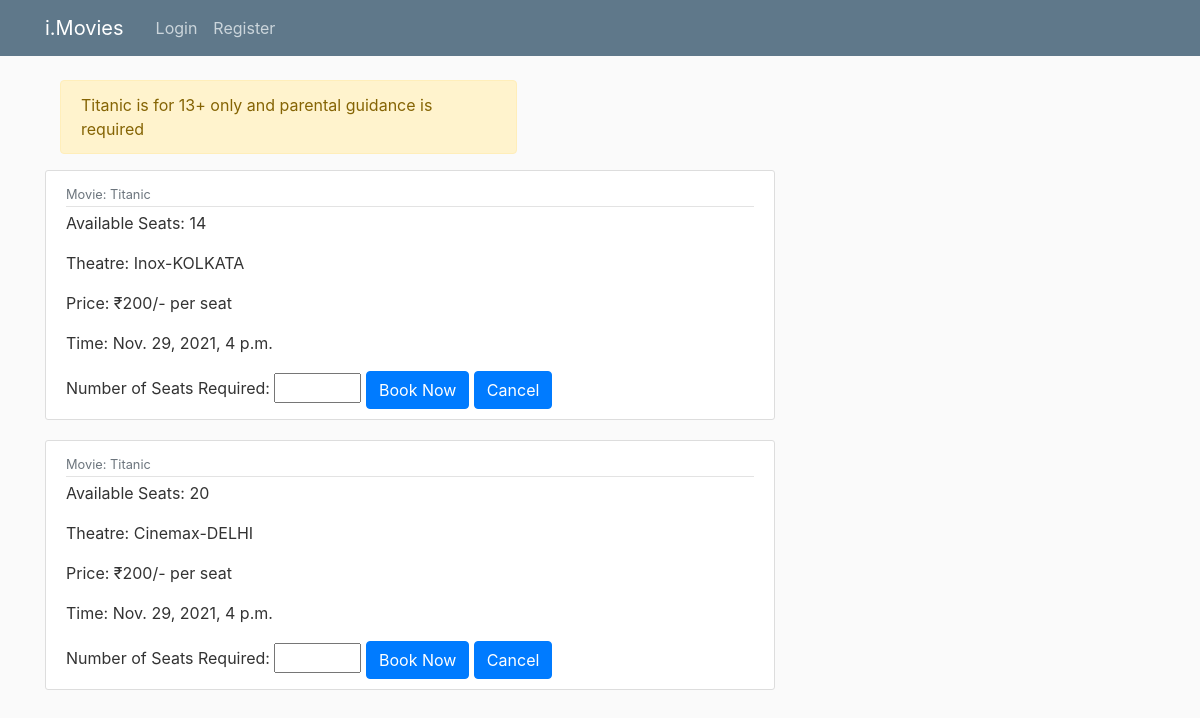
Before: /screening/Titanic/ with the older database file.
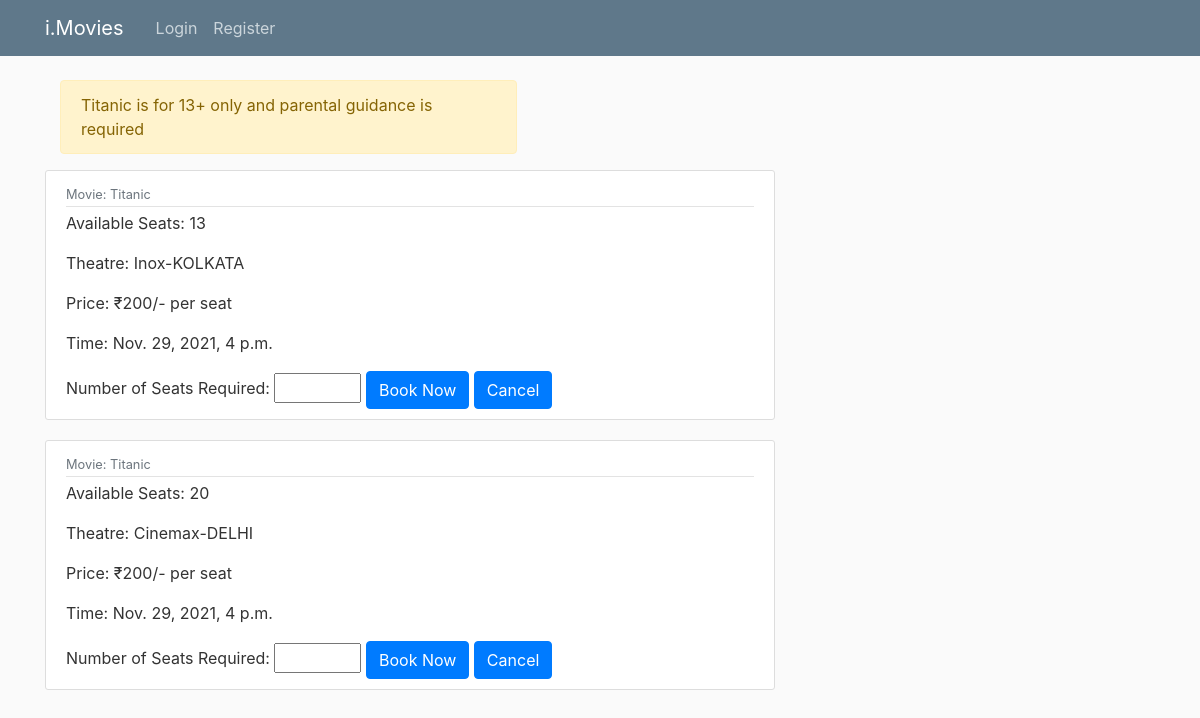
After: the same page with the newer database file.
### movies/models.py (models this page shows, shortened)
class Screening(models.Model):
    hall_name = models.CharField(max_length=32)
    movie_id = models.ForeignKey(Movie, on_delete=models.CASCADE)
    theatre_id = models.ForeignKey(Theatre, on_delete=models.CASCADE)
    available_seats = models.IntegerField(default=0)
    price=models.IntegerField(default=0)
    time=models.DateTimeField(auto_now=False)

class Movie(models.Model):
    rating_choice = (
        ('U', 'U'),
        ('UA', 'UA'),
        ('A', 'A'),
        ('S', 'S'),
    )
    image = models.ImageField(default='default.jpg', upload_to='movie_pics')
    title = models.CharField(max_length=256)
    trailer = models.URLField(default='https://www.youtube.com/')
    description = models.TextField()
    cast = models.CharField(max_length=1024)
    duration_min = models.IntegerField()
    certification_label = models.CharField(max_length=2,choices=rating_choice)
    def __str__(self):
        return self.title

class Theatre(models.Model):
    city_choice=(
        ('DELHI','Delhi'),
        ('KOLKATA','Kolkata'),
        ('MUMBAI','Mumbai'),
        ('CHENNAI','Chennai'),
        ('BANGALORE','Bangalore'),
        ('HYDERABAD','Hyderabad'),
    )
    name = models.CharField(max_length=32)
    city = models.CharField(max_length=9,choices=city_choice,default="",editable=True)
    def __str__(self):
        return self.name + '-' +self.city

### movies/views.py (the view)
# urls.py: url(r'^screening/(?P<movie_title>.+?)/$', movies_views.movie_selected, name='screening'),
def movie_selected(request, movie_title):
    context = {'screening': Screening.objects.filter(movie_id__title__contains=movie_title)}
    movie = Movie.objects.filter(title=movie_title).first()
    if movie.certification_label == 'A':
        messages.warning(request, f'{movie_title} is for 18+ only')
    elif movie.certification_label == 'UA':
        messages.warning(request, f'{movie_title} is for 13+ only and parental guidance is required')
    elif movie.certification_label == 'S':
        messages.warning(request, f'{movie_title} is for specialized profession only')
    return render(request, 'movies/screening.html', context)

### movies/templates/movies/screening.html (shortened to what this page needs)
{% extends "movies/base.html" %}
{% block content %}
     <div class="col-md-8">
        {% if messages %}
            {% for message in messages %}
            <div class="alert alert-{{ message.tags }}">
                {{ message }}
            </div>
            {% endfor %}
        {% endif %}
    </div>
    {% for screen in screening %}
        <article class="media content-section">
          <div class="media-body">
            <div class="article-metadata">
              <small class="text-muted">Movie: {{ screen.movie_id }}</small>
            </div>
            <p class="article-content">Available Seats: {{ screen.available_seats }}</p>
            <p class="article-content">Theatre: {{ screen.theatre_id }}</p>
            <p class="article-content">Price: ₹{{ screen.price }}/- per seat</p>
            <p class="article-content">Time: {{ screen.time }}</p>
            <form action="{% url 'finalbook' screen.pk %}" method="POST">
              <label>Number of Seats Required:</label>
              <input type="number" name="no_of_seats" min="1" max={{ screen.available_seats }} step="1">
              <input type="submit" class="btn btn-primary"  value="Book Now">
              <a href="{% url 'mov_booking'%}" class="btn btn-primary">Cancel</a>
            </form>
          </div>
        </article>
    {% endfor %}
{% endblock content %}

Changed rows visible on the page:
changed Screening "Inox-KOLKATA": available_seats "14" → "13"
